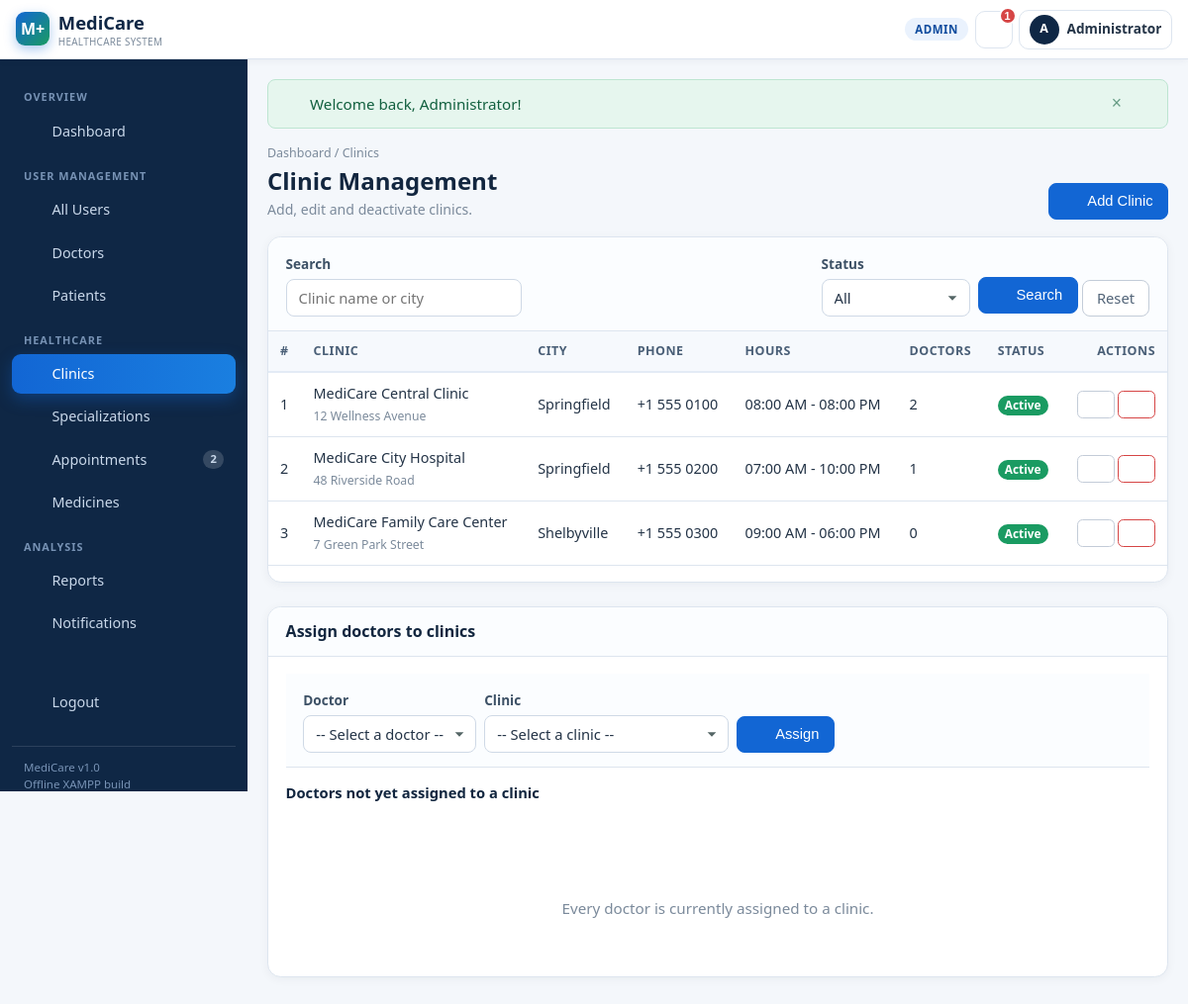
The app's page /admin/clinics.php (signed in) with its own data.
### tables this page shows
CREATE TABLE `clinics` (
    `id`           INT UNSIGNED NOT NULL AUTO_INCREMENT,
    `clinic_name`  VARCHAR(120) NOT NULL,
    `address`      VARCHAR(200) NOT NULL,
    `city`         VARCHAR(60)  NOT NULL,
    `state`        VARCHAR(60)  DEFAULT NULL,
    `postal_code`  VARCHAR(15)  DEFAULT NULL,
    `phone`        VARCHAR(20)  DEFAULT NULL,
    `email`        VARCHAR(120) DEFAULT NULL,
    `opening_time` TIME NOT NULL DEFAULT '09:00:00',
    `closing_time` TIME NOT NULL DEFAULT '18:00:00',
    `status`       ENUM('active','inactive') NOT NULL DEFAULT 'active',
    `created_at`   DATETIME NOT NULL DEFAULT CURRENT_TIMESTAMP,
    PRIMARY KEY (`id`),
    UNIQUE KEY `uq_clinic_name` (`clinic_name`),
    KEY `idx_clinic_status` (`status`)
);

### config/database.php (called while the page is built, shortened)
<?php
function db()
{
    static $conn = null;
    if ($conn instanceof mysqli) {
        return $conn;
    }
    try {
        $conn = new mysqli(DB_HOST, DB_USER, DB_PASS, DB_NAME, DB_PORT);
        $conn->set_charset('utf8mb4');
        $offset = (new DateTime('now', new DateTimeZone(APP_TIMEZONE)))->format('P');
        if (preg_match('/^[+-]\d{2}:\d{2}$/', $offset)) {
            $conn->query("SET time_zone = '" . $offset . "'");
        }
    } catch (Throwable $e) {
        db_fail('Unable to connect to the database.', $e);
    }
    return $conn;
}
function db_stmt($sql, array $params = [])
{
    $conn = db();
    try {
        $stmt = $conn->prepare($sql);
        if (!empty($params)) {
            $types = '';
            foreach ($params as $p) {
                if (is_int($p))          { $types .= 'i'; }
                elseif (is_float($p))    { $types .= 'd'; }
                else                     { $types .= 's'; }
            }
            $stmt->bind_param($types, ...$params);
        }
        $stmt->execute();
        return $stmt;
    } catch (Throwable $e) {
        db_fail('The system could not complete that database operation.', $e);
    }
}
function db_all($sql, array $params = [])
{
    $stmt = db_stmt($sql, $params);
    $res  = $stmt->get_result();
    $rows = $res ? $res->fetch_all(MYSQLI_ASSOC) : [];
    return $rows;
}

### admin/clinics.php (the view, shortened to what this page needs)
<?php
$search = get_param('q');
$status = get_param('status');
$where  = []; $params = [];
$whereSql = $where ? 'WHERE ' . implode(' AND ', $where) : '';
$total = (int) db_scalar("SELECT COUNT(*) FROM clinics c $whereSql", $params);
$pg    = paginate($total);
$rows  = db_all(
    "SELECT c.*,
            (SELECT COUNT(*) FROM doctors d WHERE d.clinic_id = c.id AND d.status = 'active') AS doctor_count
       FROM clinics c
       $whereSql
      ORDER BY c.clinic_name
      LIMIT ? OFFSET ?",
    array_merge($params, [$pg['per_page'], $pg['offset']])
);
$unassignedDoctors = db_all(
    "SELECT id, first_name, last_name, phone, status
       FROM doctors WHERE clinic_id IS NULL ORDER BY first_name, last_name"
);
include __DIR__ . '/../includes/header.php';
?>
<div class="page-head">
  <div>
    <div class="breadcrumbs"><a href="<?= e(url('admin/dashboard.php')) ?>">Dashboard</a> / Clinics</div>
    <h1>Clinic Management</h1>
    <div class="sub">Add, edit and deactivate clinics.</div>
  </div>
  <div class="d-flex gap-2">
    <button class="btn btn-primary" data-bs-toggle="modal" data-bs-target="#addModal"><?= icon('plus') ?> Add Clinic</button>
  </div>
</div>
<div class="table-card">
  <form class="filter-bar" method="get">
    <div class="grow">
      <label class="form-label">Search</label>
      <input type="text" class="form-control" name="q" value="<?= e($search) ?>" placeholder="Clinic name or city">
    </div>
    <div>
      <label class="form-label">Status</label>
      <select class="form-select auto-submit" name="status">
        <option value="">All</option>
      </select>
    </div>
    <div>
      <button class="btn btn-primary"><?= icon('search') ?> Search</button>
      <a class="btn btn-outline-secondary" href="<?= e(url('admin/clinics.php')) ?>">Reset</a>
    </div>
  </form>
  <div class="table-responsive">
    <table class="table table-hover align-middle">
      <thead>
        <tr>
          <th>#</th><th>Clinic</th><th>City</th><th>Phone</th><th>Hours</th>
          <th>Doctors</th><th>Status</th><th class="text-end">Actions</th>
        </tr>
      </thead>
      <tbody>
      <?php if (!$rows): ?>
        <tr><td colspan="8"><div class="empty"><?= icon('search') ?><div>No clinics found.</div></div></td></tr>
      <?php else: foreach ($rows as $r): ?>
        <tr>
          <td><?= (int) $r['id'] ?></td>
          <td><?= e($r['clinic_name']) ?><br><span class="text-muted small"><?= e($r['address']) ?></span></td>
          <td><?= e($r['city']) ?></td>
          <td><?= e($r['phone'] ?: '-') ?></td>
          <td><?= e(format_time($r['opening_time'])) ?> - <?= e(format_time($r['closing_time'])) ?></td>
          <td><?= (int) $r['doctor_count'] ?></td>
          <td><?= status_badge($r['status']) ?></td>
          <td class="text-end">
            <button type="button" class="btn btn-sm btn-outline-secondary"
                    data-bs-toggle="modal" data-bs-target="#editModal"
                    data-id="<?= (int) $r['id'] ?>"
                    data-clinic-name="<?= e($r['clinic_name']) ?>"
                    data-address="<?= e($r['address']) ?>"
                    data-city="<?= e($r['city']) ?>"
                    data-state="<?= e($r['state']) ?>"
                    data-postal-code="<?= e($r['postal_code']) ?>"
                    data-phone="<?= e($r['phone']) ?>"
                    data-email="<?= e($r['email']) ?>"
                    data-opening-time="<?= e(substr($r['opening_time'], 0, 5)) ?>"
                    data-closing-time="<?= e(substr($r['closing_time'], 0, 5)) ?>">
              <?= icon('edit') ?>
            </button>
            <form method="post" class="d-inline" data-confirm="<?= $r['status'] === 'active' ? 'Deactivate' : 'Activate' ?> this clinic?">
              <button class="btn btn-sm btn-outline-danger"><?= icon($r['status'] === 'active' ? 'close' : 'check') ?></button>
            </form>
          </td>
        </tr>
      <?php endforeach; endif; ?>
      </tbody>
    </table>
  </div>
  <div class="px-3 pb-3"><?php render_pagination($pg, ['q' => $search, 'status' => $status]); ?></div>
</div>
<div class="table-card mt-4">
  <div class="table-card-head"><h2>Assign doctors to clinics</h2></div>
  <div class="card-body">
    <form method="post" class="filter-bar mb-3">
      <div>
        <label class="form-label">Doctor</label>
        <select class="form-select" name="doctor_id" required>
          <option value="">-- Select a doctor --</option>
        </select>
      </div>
      <div>
        <label class="form-label">Clinic</label>
        <select class="form-select" name="clinic_id" required>
          <option value="">-- Select a clinic --</option>
        </select>
      </div>
      <div>
        <button class="btn btn-primary"><?= icon('check') ?> Assign</button>
      </div>
    </form>
    <h6 class="mb-2">Doctors not yet assigned to a clinic</h6>
    <?php if (!$unassignedDoctors): ?>
      <div class="empty"><?= icon('doctor') ?><div>Every doctor is currently assigned to a clinic.</div></div>
    <?php endif; ?>
  </div>
</div>
<?php include __DIR__ . '/../includes/footer.php'; ?>

### includes/functions.php (shortened to what this page needs)
<?php
require_once __DIR__ . '/../config/database.php';
function e($value)
{
    return htmlspecialchars((string) $value, ENT_QUOTES | ENT_SUBSTITUTE, 'UTF-8');
}
function url($path = '')
{
    return BASE_URL . ltrim($path, '/');
}
function get_param($key, $default = '') { return isset($_GET[$key]) ? trim((string) $_GET[$key]) : $default; }
function render_flash()
{
    foreach ($_SESSION['flash'] as $f) {
        $icon = ($f['type'] === 'success') ? 'check-circle'
              : (($f['type'] === 'danger') ? 'alert-circle' : 'info');
        echo '<div class="alert alert-' . e($f['type']) . ' alert-dismissible fade show" role="alert">'
           . icon($icon) . ' <span>' . $f['message'] . '</span>'
           . '<button type="button" class="btn-close" data-bs-dismiss="alert" aria-label="Close"></button>'
           . '</div>';
    }
}
function format_time($time)
{
    $ts = strtotime($time);
    return $ts ? date('h:i A', $ts) : '-';
}
function nice_label($value)
{
    return ucwords(str_replace('_', ' ', (string) $value));
}
function badge_class($status)
{
    switch (strtolower((string) $status)) {
        case 'active':
        case 'confirmed':
        case 'paid':
        case 'taken':
        case 'approved':   return 'success';
    }
}
function status_badge($status)
{
    return '<span class="badge bg-' . badge_class($status) . '">' . e(nice_label($status)) . '</span>';
}
function icon($name, $class = 'ic')
{
    $d = $paths[$name] ?? $paths['info'];
    return '<svg class="' . e($class) . '" viewBox="0 0 24 24" width="18" height="18" '
         . 'fill="currentColor" aria-hidden="true" focusable="false">' . $d . '</svg>';
}
function recent_notifications($userId, $limit = 8)
{
    return db_all(
        'SELECT * FROM notifications WHERE user_id = ? ORDER BY created_at DESC, id DESC LIMIT ?',
        [(int) $userId, (int) $limit]
    );
}

### assets/css/style.css (style rules this page uses)
:root { --mc-primary:#1266d4; --mc-primary-dark:#0f4c9e; --mc-navy:#0f2745; --mc-accent:#1a9b62; --mc-bg:#f4f7fb; --mc-line:#dde5ef; --mc-muted:#7b8a9b; --mc-sidebar-w:250px; }
body { background:var(--mc-bg) }
.ic { width:18px;height:18px;flex:0 0 auto }
.sb-link .ic { opacity:.9 }
.page-head { display:flex;align-items:flex-end;justify-content:space-between;gap:1rem; flex-wrap:wrap;margin-bottom:1.1rem }
.page-head h1 { font-size:1.5rem;margin:0 }
.page-head .sub { color:var(--mc-muted);font-size:.88rem;margin-top:.2rem }
.breadcrumbs { font-size:.78rem;color:var(--mc-muted);margin-bottom:.15rem }
.breadcrumbs a { color:var(--mc-muted) }
.table-card { background:#fff;border:1px solid var(--mc-line);border-radius:.85rem; box-shadow:0 2px 10px rgba(16,42,67,.05);overflow:hidden;margin-bottom:1.25rem }
.table-card .table { margin:0 }
.table-card-head { padding:.9rem 1.1rem;border-bottom:1px solid var(--mc-line); display:flex;align-items:center;justify-content:space-between;gap:.75rem;flex-wrap:wrap; background:#fbfdff }
.table-card-head h2 { font-size:1rem;margin:0 }
.empty { padding:2.5rem 1rem;text-align:center;color:var(--mc-muted) }
.empty svg { width:40px;height:40px;opacity:.35;margin-bottom:.5rem }
.filter-bar { display:flex;flex-wrap:wrap;gap:.5rem;align-items:flex-end; padding:.9rem 1.1rem;background:#fbfdff;border-bottom:1px solid var(--mc-line) }
.filter-bar .form-control,.filter-bar .form-select { min-width:150px;width:auto }
.filter-bar .grow { flex:1 1 220px }

### records on screen
clinics: id "1", clinic_name "MediCare Central Clinic", address "12 Wellness Avenue", city "Springfield", phone "+1 555 0100", opening_time "08:00 AM", closing_time "08:00 PM", doctor_count "2", status "Active"
clinics: id "2", clinic_name "MediCare City Hospital", address "48 Riverside Road", city "Springfield", phone "+1 555 0200", opening_time "07:00 AM", closing_time "10:00 PM", doctor_count "1", status "Active"
clinics: id "3", clinic_name "MediCare Family Care Center", address "7 Green Park Street", city "Shelbyville", phone "+1 555 0300", opening_time "09:00 AM", closing_time "06:00 PM", doctor_count "0", status "Active"

### other values on screen
APP_NAME "MediCare"
current_role() "ADMIN"
$unread "1"
substr(preg_replace('/^Dr\.\s*/', '', current_name()), 0, 1) "A"
current_name() "Administrator"
$label "Dashboard All Users Doctors Patients Clinics Specializations Appointments Medicines Reports Notifications Logout"
$badge "2"
$f['message'] "Welcome back, Administrator!"
